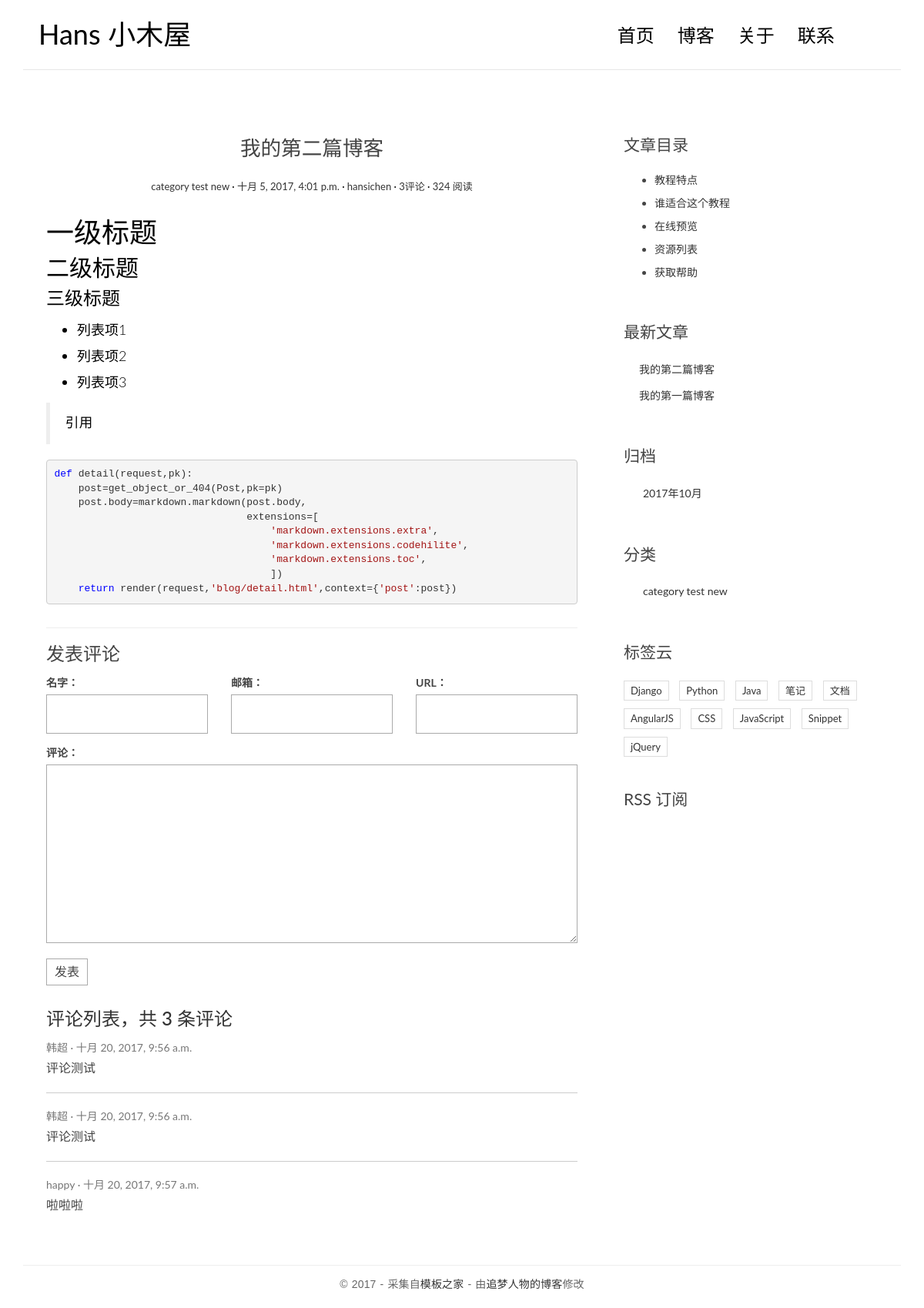
Screenshot of /post/3/ with the database file from the repository.
### blog/models.py (models this page shows, shortened)
class Post(models.Model):
    title=models.CharField(max_length=70)
    body=models.TextField()
    created_time=models.DateTimeField()
    modified_time=models.DateTimeField()
    excerpt=models.CharField(max_length=200,blank=True)
    category=models.ForeignKey(Category)
    tags=models.ManyToManyField(Tag,blank=True)
    author=models.ForeignKey(User)
    def get_absolute_url(self):
        return reverse('blog:detail',kwargs={'pk':self.pk})
    class Meta:
        ordering=['-created_time','title']

class Category(models.Model):
    name=models.CharField(max_length=100)

### comments/models.py (models this page shows, shortened)
@python_2_unicode_compatible
class Comment(models.Model):
    name=models.CharField(max_length=100)
    email=models.EmailField(max_length=255)
    url=models.URLField(blank=True)
    text=models.TextField()
    created_time=models.DateTimeField(auto_now_add=True)
    post=models.ForeignKey('blog.Post')

### blog/views.py (the view)
# urls.py: url(r'^post/(?P<pk>[0-9]+)/$',views.detail,name='detail'),
def detail(request,pk):
    post=get_object_or_404(Post,pk=pk)
    post.body=markdown.markdown(post.body,
                                extensions=[
                                    'markdown.extensions.extra',
                                    'markdown.extensions.codehilite',
                                    'markdown.extensions.toc',
                               ])
    form = CommentForm()
    comment_list=post.comment_set.all()
    context={
        'post':post,
        'form':form,
        'comment_list':comment_list
    }
    return render(request,'blog/detail.html',context=context)

### comments/forms.py
class CommentForm(forms.ModelForm):
    class Meta:
        model=Comment
        fields=['name','email','url','text']

### blog/templatetags/blog_tags.py (called while the page is built)
@register.simple_tag
def get_recent_posts(num=5):
    return Post.objects.all().order_by('-created_time')[:num]

@register.simple_tag
def archives():
    return Post.objects.dates('created_time','month',order='DESC')

@register.simple_tag
def get_categories():
    return Category.objects.all()

### templates/blog/detail.html (shortened to what this page needs)
{% extends 'base.html' %}
            {% block main %}
                <article class="post post-{{post.pk}}">
                    <header class="entry-header">
                        <h1 class="entry-title">{{post.title}}</h1>
                        <div class="entry-meta">
                            <span class="post-category"><a href="#">{{post.category.name}}</a></span>
                            <span class="post-date"><a href="#"><time class="entry-date"
                                                                      datetime="{{post.created_time}}">{{post.created_time}}</time></a></span>
                            <span class="post-author"><a href="#">{{post.author}}</a></span>
                            <span class="comments-link"><a href="#maolianjie_01">{{post.comment_set.count}}评论</a></span>
                            <span class="views-count"><a href="#">324 阅读</a></span>
                        </div>
                    </header>
                    <div class="entry-content clearfix">
                        {{post.body|safe}}
                    </div>
                </article>
                <section class="comment-area" id="comment-area">
                    <hr>
                    <h3>发表评论</h3>
                    <form action="{% url 'comments:post_comment' post.pk %}" method="post" class="comment-form">
                        <div class="row">
                            <div class="col-md-4">
                                <label for="{{form.name.id_for_label}}">名字：</label>
                                {{form.name}}
                            </div>
                            <div class="col-md-4">
                                <label for="{{form.email.id_for_label}}">邮箱：</label>
                                {{form.email}}
                            </div>
                            <div class="col-md-4">
                                <label for="{{form.url.id_for_label}}">URL：</label>
                                {{form.url}}
                            </div>
                            <div class="col-md-12">
                                <label for="{{form.text.id_for_label}}">评论：</label>
                                {{form.text}}
                                <button type="submit" class="comment-btn">发表</button>
                            </div>
                        </div>
                    </form>
                    <div class="comment-list-panel">
                    <a name="maolianjie_01"><h3>评论列表，共 <span>{{post.comment_set.count}}</span> 条评论</h3></a>
                        <ul class="comment-list list-unstyled">
                        {% for comment in comment_list %}
                            <li class="comment-item">
                                <span class="nickname">{{comment.name}}</span>
                                <time class="submit-date">{{comment.created_time}}</time>
                                <div class="text">
                                    {{comment.text}}
                                </div>
                            </li>
                            {% empty %}
                            暂无评论
                            {% endfor %}
                        </ul>
                    </div>
                </section>
                {% endblock main %}
            {% block toc %}
                <div class="widget widget-content">
                    <h3 class="widget-title">文章目录</h3>
                    <ul>
                        <li>
                            <a href="#">教程特点</a>
                        </li>
                        <li>
                            <a href="#">谁适合这个教程</a>
                        </li>
                        <li>
                            <a href="#">在线预览</a>
                        </li>
                        <li>
                            <a href="#">资源列表</a>
                        </li>
                        <li>
                            <a href="#">获取帮助</a>
                        </li>
                    </ul>
                </div>
                {% endblock toc %}

### templates/base.html (shortened to what this page needs)
{% load staticfiles %}
{% load blog_tags %}
<!DOCTYPE html>
<html>
<head>
    <link rel="stylesheet" href="http://code.ionicframework.com/ionicons/2.0.1/css/ionicons.min.css">
   	<link rel="stylesheet" href="{% static 'blog/css/bootstrap.min.css' %}">
	<link rel="stylesheet" href="{% static 'blog/css/pace.css' %}">
	<link rel="stylesheet" href="{% static 'blog/css/custom.css' %}">
    <link rel="stylesheet" href="{% static 'blog/css/highlights/vs.css' %}">
</head>
<body>
<div class="container">
    <header id="site-header">
        <div class="row">
            <div class="col-md-4 col-sm-5 col-xs-8">
                <div class="logo">
                    <h1><a href="{% url 'blog:index' %}"><b>Hans</b>&nbsp;小木屋</a></h1>
                </div>
            </div>
            <div class="col-md-8 col-sm-7 col-xs-4">
                <nav class="main-nav" role="navigation">
                    <div class="collapse navbar-collapse" id="bs-example-navbar-collapse-1">
                        <ul class="nav navbar-nav navbar-right">
                            <li class="cl-effect-11"><a href="{% url 'blog:index' %}" data-hover="首页">首页</a></li>
                            <li class="cl-effect-11"><a href="full-width.html" data-hover="博客">博客</a></li>
                            <li class="cl-effect-11"><a href="about.html" data-hover="关于">关于</a></li>
                            <li class="cl-effect-11"><a href="contact.html" data-hover="联系">联系</a></li>
                        </ul>
                    </div>
                </nav>
            </div>
        </div>
    </header>
</div>
<div class="content-body">
    <div class="container">
        <div class="row">
            <main class="col-md-8">
                {% block main %}
                {% endblock main %}
            </main>
            <aside class="col-md-4">
                {% block toc %}
                {% endblock toc %}
                <div class="widget widget-recent-posts">
                    <h3 class="widget-title">最新文章</h3>
                    {% get_recent_posts as recent_post_list %}
                    <ul>
                        {% for post in recent_post_list %}
                        <li>
                            <a href="{{post.get_absolute_url}}">{{post.title}}</a>
                        </li>
                        {% empty %}
                        暂无文章
                        {% endfor %}
                    </ul>
                </div>
                <div class="widget widget-archives">
                    <h3 class="widget-title">归档</h3>
                    {% archives as date_list %}
                    <ul>
                        {% for date in date_list %}
                        <li>
                            <a href="{% url 'blog:archives' date.year date.month %}">{{date.year}}年{{date.month}}月</a>
                        </li>
                        {% empty %}
                        暂无归档
                        {% endfor %}
                    </ul>
                </div>
                <div class="widget widget-category">
                    <h3 class="widget-title">分类</h3>
                    {% get_categories as category_list %}
                    <ul>
                        {% for category in category_list %}
                        <li>
                            <a href="{% url 'blog:category' category.pk %}">{{category.name}}</a>
                        </li>
                        {% endfor %}
                    </ul>
                </div>
                <div class="widget widget-tag-cloud">
                    <h3 class="widget-title">标签云</h3>
                    <ul>
                        <li>
                            <a href="#">Django</a>
                        </li>
                        <li>
                            <a href="#">Python</a>
                        </li>
                        <li>
                            <a href="#">Java</a>
                        </li>
                        <li>
                            <a href="#">笔记</a>
                        </li>
                        <li>
                            <a href="#">文档</a>
                        </li>
                        <li>
                            <a href="#">AngularJS</a>
                        </li>
                        <li>
                            <a href="#">CSS</a>
                        </li>
                        <li>
                            <a href="#">JavaScript</a>
                        </li>
                        <li>
                            <a href="#">Snippet</a>
                        </li>
                        <li>
                            <a href="#">jQuery</a>
                        </li>
                    </ul>
                </div>
                <div class="rss">
                    <a href=""> RSS 订阅</a>
                </div>
            </aside>
        </div>
    </div>
</div>
<footer id="site-footer">
    <div class="container">
        <div class="row">
            <div class="col-md-12">
                <p class="copyright">&copy 2017 - 采集自<a href="http://www.cssmoban.com/"
                                                        target="_blank" title="模板之家">模板之家</a>
                    - 由<a href="http://zmrenwu.com/" title="网页模板" target="_blank">追梦人物的博客</a>修改
                </p>
            </div>
        </div>
    </div>
</footer>
</body>
</html>

### blog/static/blog/css/custom.css (style rules this page uses)
* { outline: none; }
h1, h2, h3, h4, h5, h6 { margin-top: 0; }
b { font-weight: 400; }
a { color: #333; }
body { color: #444; font-family: 'Lato', sans-serif; }
p { font-family: 'Ubuntu', sans-serif; font-weight: 400; word-spacing: 1px; letter-spacing: 0.01em; }
#site-header { background-color: #FFF; padding: 25px 20px; margin-bottom: 40px; border-bottom: 1px solid #e7e7e7; }
.logo h1 a { color: #000; }
.logo h1 { margin: 0; font-family: 'Lato', sans-serif; font-weight: 300; }
.main-nav { margin-top: 11px; max-width: 95%; }
.main-nav a { color: #000000 !important; padding: 0 0 5px 0 !important; margin-right: 30px; font-family: 'Lato', sans-serif; font-weight: 300; font-size: 24px; }
.cl-effect-11 a { padding: 10px 0; color: #0972b4; text-shadow: none; }
.cl-effect-11 a::before { position: absolute; top: 0; left: 0; overflow: hidden; padding: 0 0 5px 0 !important; max-width: 0; border-bottom: 1px solid #000; color: #000; content: attr(data-hover); white-space: nowrap; -webkit-transition: max-width 0.5s; -moz-transition: max-width 0.5s; transition: max-width 0.5s; }
.content-body { padding-bottom: 4em; }
.post { background: #fff; padding: 30px 30px 0; }
.entry-title { text-align: center; font-size: 1.9em; margin-bottom: 20px; line-height: 1.6; padding: 10px 20px 0; }
.entry-meta { text-align: center; color: #DDDDDD; font-size: 13px; margin-bottom: 30px; }
.entry-content { font-size: 18px; line-height: 1.9; font-weight: 300; color: #000; }
.post-category::after, .post-date::after, .post-author::after, .comments-link::after { content: ' ·'; color: #000; }
.widget { background: #fff; padding: 30px 0 0; }
.widget-title { font-size: 1.5em; margin-bottom: 20px; line-height: 1.6; padding: 10px 0 0; font-weight: 400; }
.widget-recent-posts ul { padding: 0; margin: 0; padding-left: 20px; }
.widget-recent-posts ul li { list-style-type: none; position: relative; line-height: 170%; margin-bottom: 10px; }
.widget-recent-posts ul li::before { content: '\f3d3'; font-family: "Ionicons"; position: absolute; left: -17px; top: 3px; font-size: 16px; color: #000; }
.widget-archives ul { padding: 0; margin: 0; padding-left: 25px; }
.widget-archives ul li { list-style-type: none; position: relative; line-height: 170%; margin-bottom: 10px; }
.widget-archives ul li::before { content: '\f3f3'; font-family: "Ionicons"; position: absolute; left: -25px; top: 1px; font-size: 16px; color: #000; }
.widget-category ul { padding: 0; margin: 0; padding-left: 25px; }
.widget-category ul li { list-style-type: none; position: relative; line-height: 170%; margin-bottom: 10px; }
.widget-category ul li::before { content: '\f3fe'; font-family: "Ionicons"; position: absolute; left: -25px; top: 1px; font-size: 18px; color: #000; }
.widget-tag-cloud ul { padding: 0; margin: 0; margin-right: -10px; }
.widget-tag-cloud ul li { list-style-type: none; font-size: 13px; display: inline-block; margin-right: 10px; margin-bottom: 10px; padding: 3px 8px; border: 1px solid #ddd; }
.widget-content ul li { margin-bottom: 10px; }
.rss { font-size: 21px; margin-top: 30px; }
.rss a { color: #444; }
#site-footer { padding-top: 10px; padding: 0 0 1.5em 0; }
.copyright { text-align: center; padding-top: 1em; margin: 0; border-top: 1px solid #eee; color: #666; }
.contact-form input, .comment-form input { border: 1px solid #aaa; margin-bottom: 15px; width: 100%; padding: 15px 15px; font-size: 16px; line-height: 100%; transition: 0.4s border-color linear; }
.contact-form textarea, .comment-form textarea { border: 1px solid #aaa; margin-bottom: 15px; width: 100%; padding: 15px 15px; font-size: 16px; line-height: 20px !important; min-height: 183px; transition: 0.4s border-color linear; }
.comment-area { padding: 0 30px 0; }
.comment-form { margin-top: 15px; }
.comment-form .comment-btn { background-color: #fff; border: 1px solid #aaa; font-size: 16px; padding: 5px 10px; }
.comment-list-panel { margin-top: 30px; }
.comment-list { margin-top: 15px; }
.comment-item:not(:last-child) { border-bottom: 1px #ccc solid; margin-bottom: 20px; padding-bottom: 20px; }
.comment-item .nickname, .comment-item .submit-date { color: #777; font-size: 14px; }
.comment-item .nickname:after { content: ' ·'; }
.comment-item .text { padding-top: 5px; font-size: 16px; }

### blog/static/blog/css/highlights/vs.css (style rules this page uses)
.codehilite .k { color: #0000ff }
.codehilite .s1 { color: #a31515 }

### rows the page displays
Post: title "我的第二篇博客", category.name "category test new", created_time "十月 5, 2017, 4:01 p.m.", author "hansichen", comment_set.count "3", body "一级标题 二级标题 三级标题 列表项1 列表项2 列表项3 引用 def detail ( request , pk ): post = get_object_or_404 ( Post , pk = pk ) post . body = markdown . markdown ( post . body , extensions = [ 'markdown.extensions.extra' , 'markdown.extensions.codehilite' , 'markdown.extensions.toc' , ]) return render ( request , 'blog/detail.html' , context = { 'post' : post })"
Comment: name "韩超", created_time "十月 20, 2017, 9:56 a.m.", text "评论测试"
Comment: name "韩超", created_time "十月 20, 2017, 9:56 a.m.", text "评论测试"
Comment: name "happy", created_time "十月 20, 2017, 9:57 a.m.", text "啦啦啦"
Post: title "我的第一篇博客"
Category: name "category test new"

### other values shown
{{ date.year }} "2017"
{{ date.month }} "10"
